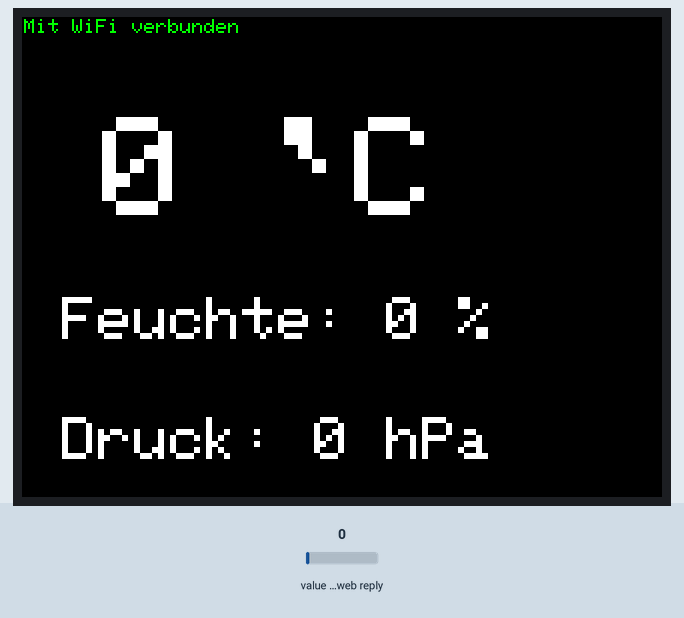
Simulated run of this sketch. Board: ESP32. Parts: 320×240 colour display. Inputs (shaded band) come from the test bench; at power-on: value in the web reply 0. WiFi joins after 1.5 s; servers stay silent unless stated; web services answer with replies made up by the test bench; what the sketch prints to the serial monitor is not drawn.

Above: at 2.2 s.

The sketch:

CYD_read_thingspeak_bme280.ino
```cpp
#include <TFT_eSPI.h>  // TFT_eSPI Bibliothek
#include <WiFi.h>
#include <HTTPClient.h>
#include <ArduinoJson.h>

// WiFi credentials
const char* ssid = "xxxxxxx";
const char* password = "xxxxxxx";

// ThingSpeak API settings
const char* outdoorApiKey = "xxxxxxxx";
const char* outdoorChannelID = "xxxxxxxx";
const char* serverName = "http://api.thingspeak.com/channels/";

// Initialize the display using TFT_eSPI
TFT_eSPI tft = TFT_eSPI();

// Timing
const long thingSpeakInterval = 1800000;  // Halbstündliche Abfrage (30 Minuten)
unsigned long previousThingSpeakMillis = 0;

// ThingSpeak Daten
String outdoorTemperature = "--";
String outdoorHumidity = "--";
String outdoorPressure = "--";

void setup() {
  Serial.begin(115200);
  initializeDisplay();

  tft.fillScreen(TFT_BLACK);
  tft.setTextColor(TFT_WHITE, TFT_BLACK);
  tft.setTextSize(2);
  tft.setCursor(10, 10);
  tft.println("Verbinde mit WiFi...");

  WiFi.begin(ssid, password);
  while (WiFi.status() != WL_CONNECTED) {
    delay(500);
    Serial.print(".");
  }
  Serial.println("\Mit WiFi verbunden");

  tft.fillScreen(TFT_BLACK);
  tft.setCursor(1, 1);
  tft.setTextColor(TFT_GREEN, TFT_BLACK);
  tft.setTextSize(1);
  tft.println("Mit WiFi verbunden");

  // Erste Datenabfrage direkt nach dem Start
  fetchAndUpdateData();
}

void loop() {
  unsigned long currentMillis = millis();

  if (currentMillis - previousThingSpeakMillis >= thingSpeakInterval) {
    previousThingSpeakMillis = currentMillis;
    fetchAndUpdateData();
  }
}

void fetchAndUpdateData() {
  if (WiFi.status() == WL_CONNECTED) {
    String outdoorRequestURL = String(serverName) + outdoorChannelID + "/feeds.json?api_key=" + outdoorApiKey + "&results=1";
    String outdoorPayload = httpGETRequest(outdoorRequestURL.c_str());
    if (outdoorPayload != "--") {
      parseThingSpeakResponse(outdoorPayload);
      updateDisplay();
    }
  } else {
    Serial.println("WiFi getrennt");
    tft.fillScreen(TFT_BLACK);
    tft.setCursor(10, 10);
    tft.setTextColor(TFT_RED, TFT_BLACK);
    tft.setTextSize(2);
    tft.println("WiFi getrennt");
  }
}

String httpGETRequest(const char* serverName) {
  WiFiClient client;
  HTTPClient http;

  http.begin(client, serverName);
  int httpResponseCode = http.GET();
  String payload = "--";

  if (httpResponseCode > 0) {
    payload = http.getString();
  } else {
    Serial.print("Fehlercode: ");
    Serial.println(httpResponseCode);
  }

  http.end();
  return payload;
}

void parseThingSpeakResponse(String payload) {
  DynamicJsonDocument doc(1024);
  DeserializationError error = deserializeJson(doc, payload);

  if (error) {
    Serial.print("deserializeJson() fehlgeschlagen: ");
    Serial.println(error.f_str());
    return;
  }

  if (doc["feeds"].size() > 0) {
    JsonObject feed = doc["feeds"][0];
    outdoorTemperature = feed["field1"].isNull() ? "--" : String((int)feed["field1"].as<float>());
    outdoorHumidity = feed["field2"].isNull() ? "--" : String((int)feed["field2"].as<float>());
    outdoorPressure = feed["field3"].isNull() ? "--" : String((int)feed["field3"].as<float>());
  } else {
    Serial.println("Keine Feeds verfügbar");
  }
}

void updateDisplay() {
  tft.fillRect(40, 50, 200, 80, TFT_BLACK);
  tft.setTextSize(8);
  tft.setTextColor(TFT_WHITE, TFT_BLACK);
  tft.setCursor(40, 50);
  tft.print(outdoorTemperature);
  tft.print(" `C");

  tft.fillRect(20, 120, 280, 40, TFT_BLACK);
  tft.setTextSize(3);
  tft.setCursor(20, 140);
  tft.print("Feuchte: ");
  tft.print(outdoorHumidity);
  tft.print(" %");

  tft.fillRect(20, 200, 280, 40, TFT_BLACK);
  tft.setCursor(20, 200);
  tft.print("Druck: ");
  tft.print(outdoorPressure);
  tft.print(" hPa");
}

void initializeDisplay() {
  tft.init();
  tft.setRotation(3);
  tft.fillScreen(TFT_BLACK);
  tft.invertDisplay(false);
}
```
